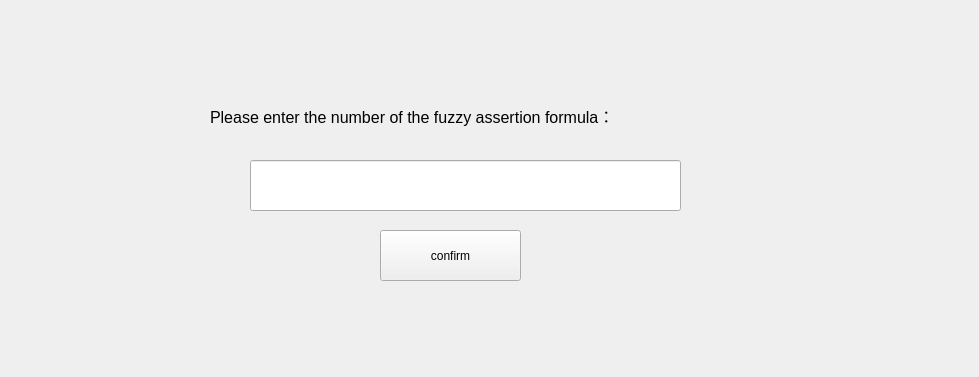
<?xml version="1.0" encoding="UTF-8"?>
<ui version="4.0">
 <class>Random</class>
 <widget class="QWidget" name="Random">
  <property name="geometry">
   <rect>
    <x>0</x>
    <y>0</y>
    <width>979</width>
    <height>377</height>
   </rect>
  </property>
  <property name="windowTitle">
   <string>Form</string>
  </property>
  <widget class="QLineEdit" name="lineEdit">
   <property name="geometry">
    <rect>
     <x>250</x>
     <y>160</y>
     <width>431</width>
     <height>51</height>
    </rect>
   </property>
  </widget>
  <widget class="QPushButton" name="pushButton">
   <property name="geometry">
    <rect>
     <x>380</x>
     <y>230</y>
     <width>141</width>
     <height>51</height>
    </rect>
   </property>
   <property name="text">
    <string>confirm</string>
   </property>
  </widget>
  <widget class="QLabel" name="label">
   <property name="geometry">
    <rect>
     <x>210</x>
     <y>90</y>
     <width>591</width>
     <height>51</height>
    </rect>
   </property>
   <property name="font">
    <font>
     <pointsize>12</pointsize>
    </font>
   </property>
   <property name="text">
    <string>Please enter the number of the fuzzy assertion formula：</string>
   </property>
  </widget>
 </widget>
 <resources/>
 <connections/>
</ui>
